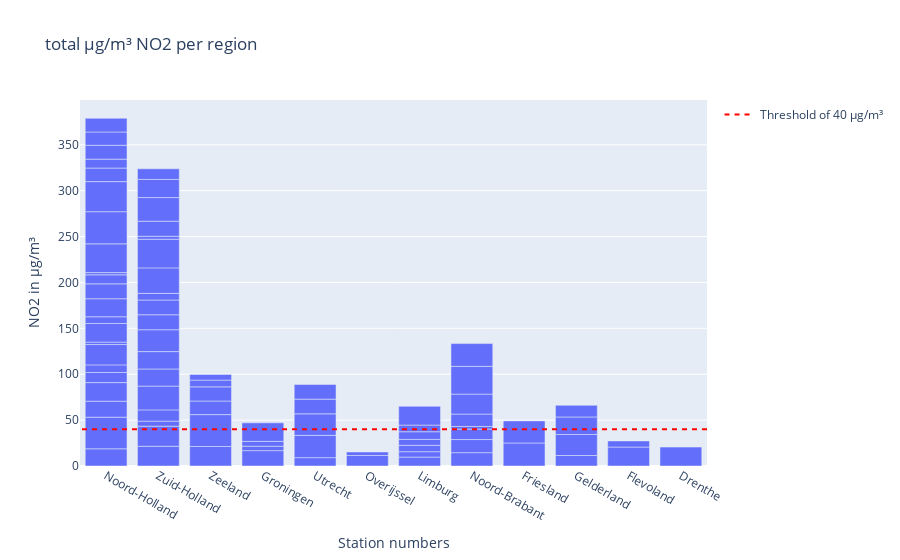

The cell this chart's notebook holds for it:
### Markdown cell above
### Note for visualization team: add legend for the red line which represent the threshold.

### Code cell
import plotly.express as px
import plotly.graph_objects as go


bar = px.bar(meanlocation, x=NO2_pvencoding, y= 'value', title='total µg/m³ NO2 per region')
bar.update_layout(yaxis_title='NO2 in µg/m³', xaxis_title= "Station numbers", barmode='group') 
#bar.add_shape(type='line', y0=40, y1=40, xref='paper', x0=0, x1=1, line_color='red')
bar.add_shape(
    legendrank=1,
    showlegend=True,
    type="line",
    xref="paper",
    line=dict(dash="5px", color='red'),
    x0=1,
    x1=0,
    y0=40,
    y1=40,
    name='Threshold of 40 µg/m³'
)

bar.show()

### Figure 1 — Plotly figure (JSON) as saved in the notebook; plotly's stock layout.template omitted (floating-point values rounded to 4 significant figures)
{"data": [{"alignmentgroup": "True", "hovertemplate": "x=%{x}<br>value=%{y}<extra></extra>", "legendgroup": "", "marker": {"color": "#636efa", "pattern": {"shape": ""}}, "name": "", "offsetgroup": "", "orientation": "v", "showlegend": false, "textposition": "auto", "type": "bar", "x": ["Noord-Holland", "Noord-Holland", "Zuid-Holland", "Zuid-Holland", "Zeeland", "Zeeland", "Groningen", "Noord-Holland", "Zuid-Holland", "Zuid-Holland", "Noord-Holland", "Utrecht", "Noord-Holland", "Overijssel", "Noord-Holland", "Noord-Holland", "Limburg", "Noord-Brabant", "Zeeland", "Friesland", "Zuid-Holland", "Utrecht", "Zeeland", "Utrecht", "Utrecht", "Gelderland", "Zeeland", "Noord-Brabant", "Zeeland", "Friesland", "Zuid-Holland", "Zuid-Holland", "Noord-Holland", "Noord-Holland", "Flevoland", "Zuid-Holland", "Zuid-Holland", "Noord-Holland", "Zuid-Holland", "Limburg", "Zuid-Holland", "Drenthe", "Noord-Holland", "Zuid-Holland", "Noord-Holland", "Noord-Brabant", "Limburg", "Noord-Holland", "Zuid-Holland", "Gelderland", "Groningen", "Flevoland", "Zuid-Holland", "Noord-Brabant", "Noord-Holland", "Noord-Brabant", "Limburg", "Noord-Holland", "Zuid-Holland", "Noord-Holland", "Noord-Holland", "Utrecht", "Zuid-Holland", "Noord-Brabant", "Noord-Brabant", "Noord-Holland", "Noord-Holland", "Gelderland", "Noord-Holland", "Overijssel", "Zuid-Holland", "Groningen", "Groningen", "Noord-Holland", "Limburg", "Limburg", "Limburg", "Gelderland", "Zuid-Holland", "Noord-Holland", "Noord-Brabant"], "xaxis": "x", "y": [18.73, 34.49, 21.51, 21.91, 21.24, 34.74, 16.74, 17.41, 5.462, 12.28, 20.27, 9.108, 11.01, 11.47, 8.262, 22.17, 9.715, 14.55, 14.81, 25.1, 25.92, 24.27, 15.44, 23.46, 16.01, 11.42, 7.369, 14.26, 6.185, 24.05, 18.69, 18.9, 2.652, 20.29, 20.64, 23.84, 16.31, 7.317, 16.06, 5.866, 7.245, 20.62, 19.66, 27.75, 16.21, 11.4, 6.938, 9.822, 31.27, 22.95, 4.822, 6.663, 3.201, 2.895, 2.435, 13.5, 6.429, 31.33, 16.43, 35.04, 32.77, 15.99, 25.75, 21.75, 30.25, 14.8, 9.708, 19.08, 15.1, 3.817, 19.76, 5.275, 20.18, 14.47, 8.375, 7.277, 20.46, 12.67, 11.55, 14.92, 24.78], "yaxis": "y"}], "layout": {"barmode": "group", "legend": {"tracegroupgap": 0}, "shapes": [{"legendrank": 1, "line": {"color": "red", "dash": "5px"}, "name": "Threshold of 40 µg/m³", "showlegend": true, "type": "line", "x0": 1, "x1": 0, "xref": "paper", "y0": 40, "y1": 40}], "title": {"text": "total µg/m³ NO2 per region"}, "xaxis": {"anchor": "y", "domain": [0, 1], "title": {"text": "Station numbers"}}, "yaxis": {"anchor": "x", "domain": [0, 1], "title": {"text": "NO2 in µg/m³"}}}}
